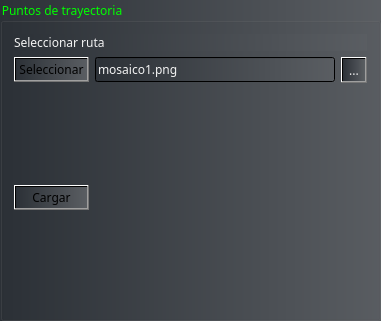
     <widget class="QGroupBox" name="waypoint_box">
      <property name="geometry">
       <rect>
        <x>385</x>
        <y>305</y>
        <width>381</width>
        <height>321</height>
       </rect>
      </property>
      <property name="palette">
       <palette>
        <active>
         <colorrole role="WindowText">
          <brush brushstyle="SolidPattern">
           <color alpha="255">
            <red>0</red>
            <green>255</green>
            <blue>0</blue>
           </color>
          </brush>
         </colorrole>
         <colorrole role="Button">
          <brush brushstyle="LinearGradientPattern">
           <gradient startx="0.000000000000000" starty="0.000000000000000" endx="3.000000000000000" endy="0.000000000000000" type="LinearGradient" spread="PadSpread" coordinatemode="ObjectBoundingMode">
            <gradientstop position="0.000000000000000">
             <color alpha="255">
              <red>44</red>
              <green>49</green>
              <blue>55</blue>
             </color>
            </gradientstop>
            <gradientstop position="1.000000000000000">
             <color alpha="255">
              <red>182</red>
              <green>183</green>
              <blue>185</blue>
             </color>
            </gradientstop>
           </gradient>
          </brush>
         </colorrole>
         <colorrole role="Text">
          <brush brushstyle="SolidPattern">
           <color alpha="255">
            <red>0</red>
            <green>255</green>
            <blue>0</blue>
           </color>
          </brush>
         </colorrole>
         <colorrole role="ButtonText">
          <brush brushstyle="SolidPattern">
           <color alpha="255">
            <red>0</red>
            <green>255</green>
            <blue>0</blue>
           </color>
          </brush>
         </colorrole>
         <colorrole role="Base">
          <brush brushstyle="LinearGradientPattern">
           <gradient startx="0.000000000000000" starty="0.000000000000000" endx="3.000000000000000" endy="0.000000000000000" type="LinearGradient" spread="PadSpread" coordinatemode="ObjectBoundingMode">
            <gradientstop position="0.000000000000000">
             <color alpha="255">
              <red>44</red>
              <green>49</green>
              <blue>55</blue>
             </color>
            </gradientstop>
            <gradientstop position="1.000000000000000">
             <color alpha="255">
              <red>182</red>
              <green>183</green>
              <blue>185</blue>
             </color>
            </gradientstop>
           </gradient>
          </brush>
         </colorrole>
         <colorrole role="Window">
          <brush brushstyle="LinearGradientPattern">
           <gradient startx="0.000000000000000" starty="0.000000000000000" endx="3.000000000000000" endy="0.000000000000000" type="LinearGradient" spread="PadSpread" coordinatemode="ObjectBoundingMode">
            <gradientstop position="0.000000000000000">
             <color alpha="255">
              <red>44</red>
              <green>49</green>
              <blue>55</blue>
             </color>
            </gradientstop>
            <gradientstop position="1.000000000000000">
             <color alpha="255">
              <red>182</red>
              <green>183</green>
              <blue>185</blue>
             </color>
            </gradientstop>
           </gradient>
          </brush>
         </colorrole>
        </active>
        <inactive>
         <colorrole role="WindowText">
          <brush brushstyle="SolidPattern">
           <color alpha="255">
            <red>0</red>
            <green>255</green>
            <blue>0</blue>
           </color>
          </brush>
         </colorrole>
         <colorrole role="Button">
          <brush brushstyle="LinearGradientPattern">
           <gradient startx="0.000000000000000" starty="0.000000000000000" endx="3.000000000000000" endy="0.000000000000000" type="LinearGradient" spread="PadSpread" coordinatemode="ObjectBoundingMode">
            <gradientstop position="0.000000000000000">
             <color alpha="255">
              <red>44</red>
              <green>49</green>
              <blue>55</blue>
             </color>
            </gradientstop>
            <gradientstop position="1.000000000000000">
             <color alpha="255">
              <red>182</red>
              <green>183</green>
              <blue>185</blue>
             </color>
            </gradientstop>
           </gradient>
          </brush>
         </colorrole>
         <colorrole role="Text">
          <brush brushstyle="SolidPattern">
           <color alpha="255">
            <red>0</red>
            <green>255</green>
            <blue>0</blue>
           </color>
          </brush>
         </colorrole>
         <colorrole role="ButtonText">
          <brush brushstyle="SolidPattern">
           <color alpha="255">
            <red>0</red>
            <green>255</green>
            <blue>0</blue>
           </color>
          </brush>
         </colorrole>
         <colorrole role="Base">
          <brush brushstyle="LinearGradientPattern">
           <gradient startx="0.000000000000000" starty="0.000000000000000" endx="3.000000000000000" endy="0.000000000000000" type="LinearGradient" spread="PadSpread" coordinatemode="ObjectBoundingMode">
            <gradientstop position="0.000000000000000">
             <color alpha="255">
              <red>44</red>
              <green>49</green>
              <blue>55</blue>
             </color>
            </gradientstop>
            <gradientstop position="1.000000000000000">
             <color alpha="255">
              <red>182</red>
              <green>183</green>
              <blue>185</blue>
             </color>
            </gradientstop>
           </gradient>
          </brush>
         </colorrole>
         <colorrole role="Window">
          <brush brushstyle="LinearGradientPattern">
           <gradient startx="0.000000000000000" starty="0.000000000000000" endx="3.000000000000000" endy="0.000000000000000" type="LinearGradient" spread="PadSpread" coordinatemode="ObjectBoundingMode">
            <gradientstop position="0.000000000000000">
             <color alpha="255">
              <red>44</red>
              <green>49</green>
              <blue>55</blue>
             </color>
            </gradientstop>
            <gradientstop position="1.000000000000000">
             <color alpha="255">
              <red>182</red>
              <green>183</green>
              <blue>185</blue>
             </color>
            </gradientstop>
           </gradient>
          </brush>
         </colorrole>
        </inactive>
        <disabled>
         <colorrole role="WindowText">
          <brush brushstyle="SolidPattern">
           <color alpha="255">
            <red>0</red>
            <green>255</green>
            <blue>0</blue>
           </color>
          </brush>
         </colorrole>
         <colorrole role="Button">
          <brush brushstyle="LinearGradientPattern">
           <gradient startx="0.000000000000000" starty="0.000000000000000" endx="3.000000000000000" endy="0.000000000000000" type="LinearGradient" spread="PadSpread" coordinatemode="ObjectBoundingMode">
            <gradientstop position="0.000000000000000">
             <color alpha="255">
              <red>44</red>
              <green>49</green>
              <blue>55</blue>
             </color>
            </gradientstop>
            <gradientstop position="1.000000000000000">
             <color alpha="255">
              <red>182</red>
              <green>183</green>
              <blue>185</blue>
             </color>
            </gradientstop>
           </gradient>
          </brush>
         </colorrole>
         <colorrole role="Text">
          <brush brushstyle="SolidPattern">
           <color alpha="255">
            <red>0</red>
            <green>255</green>
            <blue>0</blue>
           </color>
          </brush>
         </colorrole>
         <colorrole role="ButtonText">
          <brush brushstyle="SolidPattern">
           <color alpha="255">
            <red>0</red>
            <green>255</green>
            <blue>0</blue>
           </color>
          </brush>
         </colorrole>
         <colorrole role="Base">
          <brush brushstyle="LinearGradientPattern">
           <gradient startx="0.000000000000000" starty="0.000000000000000" endx="3.000000000000000" endy="0.000000000000000" type="LinearGradient" spread="PadSpread" coordinatemode="ObjectBoundingMode">
            <gradientstop position="0.000000000000000">
             <color alpha="255">
              <red>44</red>
              <green>49</green>
              <blue>55</blue>
             </color>
            </gradientstop>
            <gradientstop position="1.000000000000000">
             <color alpha="255">
              <red>182</red>
              <green>183</green>
              <blue>185</blue>
             </color>
            </gradientstop>
           </gradient>
          </brush>
         </colorrole>
         <colorrole role="Window">
          <brush brushstyle="LinearGradientPattern">
           <gradient startx="0.000000000000000" starty="0.000000000000000" endx="3.000000000000000" endy="0.000000000000000" type="LinearGradient" spread="PadSpread" coordinatemode="ObjectBoundingMode">
            <gradientstop position="0.000000000000000">
             <color alpha="255">
              <red>44</red>
              <green>49</green>
              <blue>55</blue>
             </color>
            </gradientstop>
            <gradientstop position="1.000000000000000">
             <color alpha="255">
              <red>182</red>
              <green>183</green>
              <blue>185</blue>
             </color>
            </gradientstop>
           </gradient>
          </brush>
         </colorrole>
        </disabled>
       </palette>
      </property>
      <property name="font">
       <font>
        <family>Zekton</family>
       </font>
      </property>
      <property name="styleSheet">
       <string notr="true">background-color: qlineargradient(spread:pad, x1:0, y1:0, x2:3, y2:0, stop:0 rgba( 44, 49, 55, 255), stop:1 rgba(182, 183, 185, 255));</string>
      </property>
      <property name="title">
       <string>Puntos de trayectoria</string>
      </property>
      <layout class="QVBoxLayout" name="verticalLayout_3">
       <item>
        <layout class="QGridLayout" name="gridLayout_7">
         <item row="1" column="1">
          <widget class="QLineEdit" name="lineEdit_6">
           <property name="font">
            <font>
             <family>Zekton</family>
            </font>
           </property>
           <property name="styleSheet">
            <string notr="true">color: rgb(243, 243, 243);</string>
           </property>
           <property name="text">
            <string>mosaico1.png</string>
           </property>
          </widget>
         </item>
         <item row="1" column="0">
          <widget class="QPushButton" name="pushButton_15">
           <property name="font">
            <font>
             <family>Zekton</family>
            </font>
           </property>
           <property name="text">
            <string>Seleccionar</string>
           </property>
          </widget>
         </item>
         <item row="1" column="2">
          <widget class="QToolButton" name="toolButton_2">
           <property name="font">
            <font>
             <family>Zekton</family>
            </font>
           </property>
           <property name="styleSheet">
            <string notr="true">color: rgb(243, 243, 243);</string>
           </property>
           <property name="text">
            <string>...</string>
           </property>
          </widget>
         </item>
         <item row="0" column="0" colspan="3">
          <widget class="QLabel" name="label_10">
           <property name="font">
            <font>
             <family>Zekton</family>
            </font>
           </property>
           <property name="styleSheet">
            <string notr="true">color: rgb(243, 243, 243);</string>
           </property>
           <property name="text">
            <string>&lt;html&gt;&lt;head/&gt;&lt;body&gt;&lt;p&gt;Seleccionar ruta&lt;/p&gt;&lt;/body&gt;&lt;/html&gt;</string>
           </property>
          </widget>
         </item>
         <item row="2" column="0">
          <widget class="QPushButton" name="pushButton_5">
           <property name="font">
            <font>
             <family>Zekton</family>
            </font>
           </property>
           <property name="text">
            <string>Cargar</string>
           </property>
          </widget>
         </item>
         <item row="2" column="1">
          <spacer name="verticalSpacer">
           <property name="orientation">
            <enum>Qt::Vertical</enum>
           </property>
           <property name="sizeHint" stdset="0">
            <size>
             <width>20</width>
             <height>40</height>
            </size>
           </property>
          </spacer>
         </item>
        </layout>
       </item>
      </layout>
     </widget>
